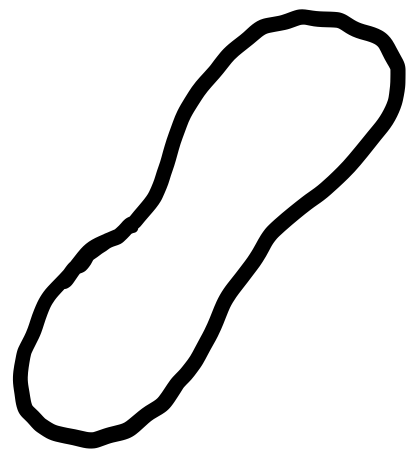
#> input picture tracks/track.png, 417 x 453 px
$ python track.py
#> lines starting #> are read from the running program, lines starting #| are printed output that depends on the picture; after the words box and inside, x2 and y2 are one past the last pixel; in counts of white or black regions, pixels touching at a corner belong together
import numpy as np
import matplotlib.pyplot as plt
from matplotlib import image

IMG_PATH = "./tracks/track.png"

def load_track(img_path):
#> called with img_path = './tracks/track.png'
	img = image.imread(img_path)
#> img is the input picture: shape (453, 417, 4) float32; mean R, G, B, A 0.903, 0.903, 0.903, 1
	img_array = np.asarray(img)
	track_matrix = transform_to_track(img_array)
	return track_matrix

def transform_to_track(img):
	matrix = np.sum(img, axis=2)
	normalized = matrix / np.linalg.norm(matrix)
	return (normalized / np.max(normalized)) < 0.5
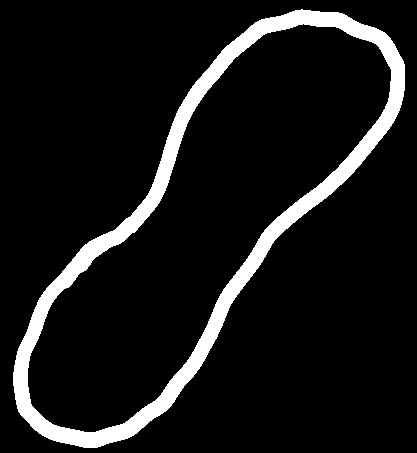
#> returned value: shape (453, 417) bool; 9.5% white; 1 white region, box (x1, y1, x2, y2) and area: (13, 9, 405, 448) 17985

def is_valid_location(track, location):
    return track[round(location[0]), round(location[1])]

if __name__ == "__main__":
    track = load_track(IMG_PATH)
    plt.imshow(track)
    plt.show()

$ run again, with tracks/line.png copied over tracks/track.png
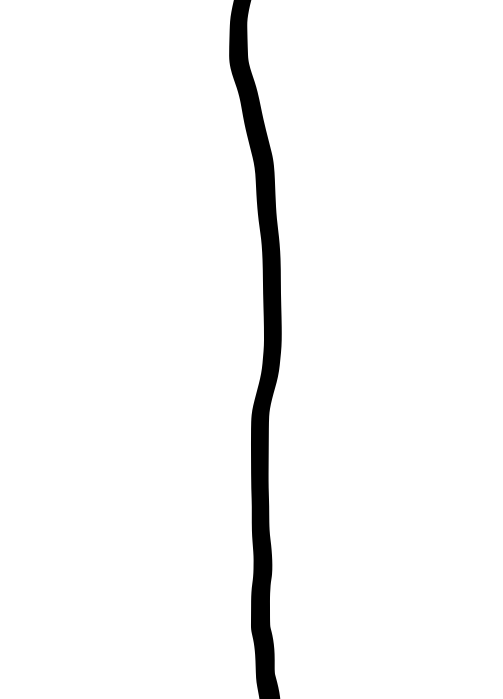
#> input picture tracks/line.png, 503 x 699 px
#> in load_track, img is the input picture: shape (699, 503, 4) float32; mean R, G, B, A 0.963, 0.963, 0.963, 1
#> in transform_to_track, `return (normalized / np.max(normalized)) < 0.5`:
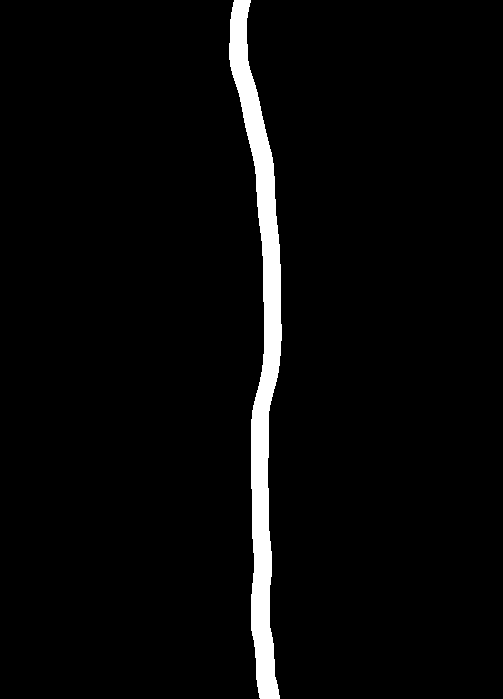
#> returned value: shape (699, 503) bool; 3.6% white; 1 white region, box (x1, y1, x2, y2) and area: (229, 0, 282, 699) 12727
